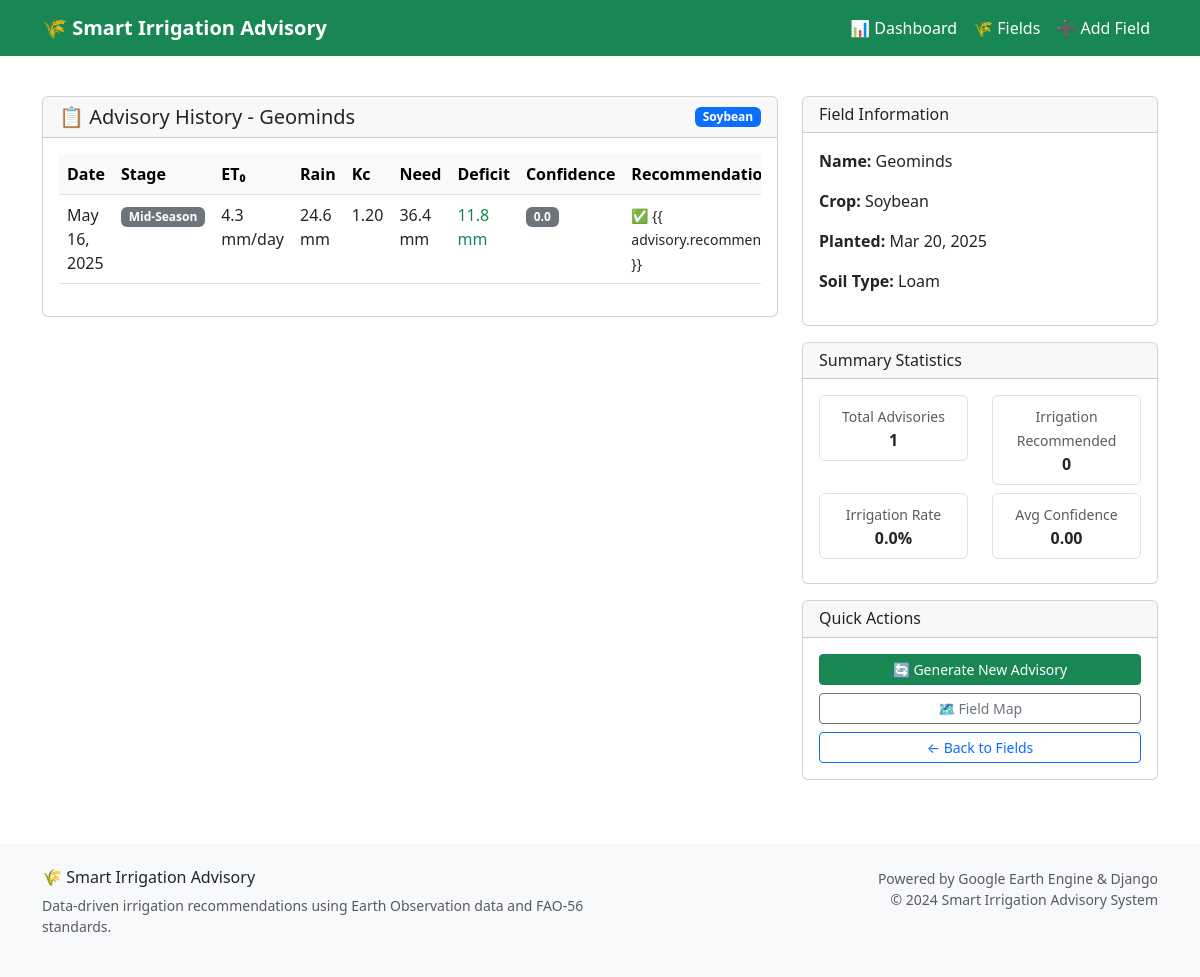
/field/8/history/, run on the app's committed database.
### advisory/models.py (models this page shows, shortened)
class FarmField(models.Model):
    CROP_CHOICES = [
        ("maize", "Maize"),
        ("soybean", "Soybean"),
        ("rice", "Rice"),
        ("wheat", "Wheat"),
        ("sugarcane", "Sugarcane"),
        ("cotton", "Cotton"),
        ("beans", "Beans"),
        ("potatoes", "Potatoes"),
        ("tomatoes", "Tomatoes"),
        ("cassava", "Cassava"),
    ]
    SOIL_CHOICES = [
        ("clay", "Clay"),
        ("loam", "Loam"),
        ("sandy", "Sandy"),
        ("silt", "Silt"),
        ("clay_loam", "Clay Loam"),
        ("sandy_loam", "Sandy Loam"),
    ]
    name = models.CharField(max_length=100)
    latitude = models.FloatField(_('Latitude'), validators=[
        MinValueValidator(-90.0), MaxValueValidator(90.0)])
    longitude = models.FloatField(_('Longitude'), validators=[
        MinValueValidator(-180.0), MaxValueValidator(180.0)])
    soil_type = models.CharField(
        choices=SOIL_CHOICES, max_length=20, default="loam")
    crop_type = models.CharField(
        choices=CROP_CHOICES, max_length=20, default="maize")
    planting_date = models.DateField(_('Planting Date'), default=date.today)
    field_area_ha = models.FloatField(
        _('Field Area (ha)'),
        validators=[MinValueValidator(0.1), MaxValueValidator(1000.0)],
        null=True, blank=True,
        help_text="Field area in hectares"
    )
    elevation = models.FloatField(
        _('Elevation (m)'),
        null=True, blank=True,
        help_text="Field elevation in meters"
    )
    created_at = models.DateTimeField(auto_now_add=True)
    updated_at = models.DateTimeField(auto_now=True)
    class Meta:
        ordering = ['-created_at']
        verbose_name = 'Farm Field'
        verbose_name_plural = 'Farm Fields'

class IrrigationAdvisory(models.Model):
    field = models.ForeignKey(FarmField, on_delete=models.CASCADE)
    date = models.DateField(default=date.today)
    crop_stage = models.CharField(max_length=50, default="Initial")
    eto = models.FloatField(default=0.0)  # mm/day
    rainfall = models.FloatField(default=0.0)  # mm/week
    kc = models.FloatField(default=0.0)  # Crop Coefficient
    water_need = models.FloatField(default=0.0)  # mm/week
    water_deficit = models.FloatField(default=0.0)
    recommendation = models.TextField(blank=True)
    soil_moisture = models.FloatField(
        default=0.0,
        help_text="Soil moisture percentage"
    )
    irrigation_recommended = models.BooleanField(default=False)
    irrigation_volume = models.FloatField(
        default=0.0,
        help_text="Recommended irrigation volume in mm"
    )
    confidence_score = models.FloatField(
        default=0.0,
        validators=[MinValueValidator(0.0), MaxValueValidator(1.0)],
        help_text="Confidence in recommendation (0-1)"
    )
    data_source = models.CharField(
        max_length=50,
        default="simulated",
        help_text="Source of weather data (GEE, API, simulated)"
    )
    class Meta:
        ordering = ['-date']
        verbose_name = 'Irrigation Advisory'
        verbose_name_plural = 'Irrigation Advisories'
        get_latest_by = 'date'

### advisory/views.py (the view)
def advisory_history_view(request, field_id):
    field = get_object_or_404(FarmField, id=field_id)
    advisories = IrrigationAdvisory.objects.filter(
        field=field).order_by('-date')
    total_advisories = advisories.count()
    irrigation_recommended_count = advisories.filter(
        irrigation_recommended=True).count()
    avg_confidence = advisories.aggregate(
        avg_confidence=models.Avg('confidence_score'))['avg_confidence'] or 0
    context = {
        'field': field,
        'advisories': advisories,
        'summary': {
            'total_advisories': total_advisories,
            'irrigation_recommended_count': irrigation_recommended_count,
            'irrigation_percentage': (irrigation_recommended_count / total_advisories * 100) if total_advisories > 0 else 0,
            'avg_confidence': round(avg_confidence, 2)
        }
    }
    return render(request, 'advisory/advisory_history.html', context)

### templates/advisory/advisory_history.html (shortened to what this page needs)
{% extends "base.html" %} {% block title %}Advisory History{% endblock %} {% block content %}
<div class="container mt-4">
  <div class="row">
    <div class="col-md-8">
      <div class="card">
        <div class="card-header d-flex justify-content-between align-items-center">
          <h5 class="mb-0">📋 Advisory History - {{ field.name }}</h5>
          <span class="badge bg-primary">{{ field.crop_type|title }}</span>
        </div>
        <div class="card-body">
          {% if advisories %}
          <div class="table-responsive">
            <table class="table table-hover">
              <thead class="table-light">
                <tr>
                  <th>Date</th>
                  <th>Stage</th>
                  <th>ET₀</th>
                  <th>Rain</th>
                  <th>Kc</th>
                  <th>Need</th>
                  <th>Deficit</th>
                  <th>Confidence</th>
                  <th>Recommendation</th>
                </tr>
              </thead>
              <tbody>
                {% for advisory in advisories %}
                <tr>
                  <td>{{ advisory.date|date:"M d, Y" }}</td>
                  <td>
                    <span class="badge bg-secondary">{{ advisory.crop_stage }}</span>
                  </td>
                  <td>{{ advisory.eto|floatformat:1 }} mm/day</td>
                  <td>{{ advisory.rainfall|floatformat:1 }} mm</td>
                  <td>{{ advisory.kc|floatformat:2 }}</td>
                  <td>{{ advisory.water_need|floatformat:1 }} mm</td>
                  <td>
                    {% if advisory.irrigation_recommended %}
                    <span class="text-danger fw-bold">{{ advisory.water_deficit|floatformat:1 }} mm</span>
                    {% else %}
                    <span class="text-success">{{ advisory.water_deficit|floatformat:1 }} mm</span>
                    {% endif %}
                  </td>
                  <td>
                    <span
                      class="badge {% if advisory.confidence_score > 0.7 %}bg-success{% elif advisory.confidence_score > 0.4 %}bg-warning{% else %}bg-secondary{% endif %}"
                    >
                      {{ advisory.confidence_score|floatformat:1 }}
                    </span>
                  </td>
                  <td>
                    <small>
                      {% if advisory.irrigation_recommended %} 💧 {{ advisory.recommendation|truncatechars:50 }} {% else %} ✅ {{
                      advisory.recommendation|truncatechars:50 }} {% endif %}
                    </small>
                  </td>
                </tr>
                {% endfor %}
              </tbody>
            </table>
          </div>
          {% else %}
          <div class="text-center py-4">
            <p class="text-muted">No advisories yet for this field.</p>
            <a href="{% url 'advisory:get_advice' field.id %}" class="btn btn-primary"> Generate First Advisory </a>
          </div>
          {% endif %}
        </div>
      </div>
    </div>
    <div class="col-md-4">
      <div class="card mb-3">
        <div class="card-header">
          <h6 class="mb-0">Field Information</h6>
        </div>
        <div class="card-body">
          <p><strong>Name:</strong> {{ field.name }}</p>
          <p><strong>Crop:</strong> {{ field.crop_type|title }}</p>
          <p><strong>Planted:</strong> {{ field.planting_date|date:"M d, Y" }}</p>
          <p><strong>Soil Type:</strong> {{ field.soil_type|title }}</p>
        </div>
      </div>
      {% if summary %}
      <div class="card mb-3">
        <div class="card-header">
          <h6 class="mb-0">Summary Statistics</h6>
        </div>
        <div class="card-body">
          <div class="row text-center">
            <div class="col-6">
              <div class="border rounded p-2 mb-2">
                <small class="text-muted">Total Advisories</small>
                <div class="fw-bold">{{ summary.total_advisories }}</div>
              </div>
            </div>
            <div class="col-6">
              <div class="border rounded p-2 mb-2">
                <small class="text-muted">Irrigation Recommended</small>
                <div class="fw-bold">{{ summary.irrigation_recommended_count }}</div>
              </div>
            </div>
          </div>
          <div class="row text-center">
            <div class="col-6">
              <div class="border rounded p-2 mb-2">
                <small class="text-muted">Irrigation Rate</small>
                <div class="fw-bold">{{ summary.irrigation_percentage|floatformat:1 }}%</div>
              </div>
            </div>
            <div class="col-6">
              <div class="border rounded p-2 mb-2">
                <small class="text-muted">Avg Confidence</small>
                <div class="fw-bold">{{ summary.avg_confidence|floatformat:2 }}</div>
              </div>
            </div>
          </div>
        </div>
      </div>
      {% endif %}
      <div class="card">
        <div class="card-header">
          <h6 class="mb-0">Quick Actions</h6>
        </div>
        <div class="card-body">
          <a href="{% url 'advisory:get_advice' field.id %}" class="btn btn-success btn-sm w-100 mb-2"> 🔄 Generate New Advisory </a>
          <a href="{% url 'advisory:field_map' field.id %}" class="btn btn-outline-secondary btn-sm w-100 mb-2"> 🗺️ Field Map </a>
          <a href="{% url 'advisory:field_list' %}" class="btn btn-outline-primary btn-sm w-100"> ← Back to Fields </a>
        </div>
      </div>
    </div>
  </div>
</div>
{% endblock %}

### data on the page
FarmField: name "Geominds", crop_type "Soybean", planting_date "Mar 20, 2025", soil_type "Loam"
IrrigationAdvisory: date "May 16, 2025", crop_stage "Mid-Season", eto "4.3", rainfall "24.6", kc "1.20", water_need "36.4", water_deficit "11.8", confidence_score "0.0"

### other printed values
{{ summary.total_advisories }} "1"
{{ summary.irrigation_recommended_count }} "0"
{{ summary.irrigation_percentage|floatformat:1 }} "0.0"
{{ summary.avg_confidence|floatformat:2 }} "0.00"
